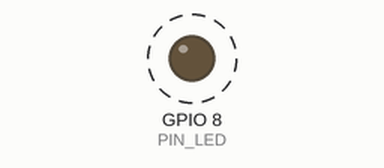
This program was run on a simulated ESP32. On the bench: output pins drawn as LEDs (lit = HIGH). Dashed ring = blinking.

Above: at 0.5 s.
Timing chart, 0 to 4.6 s (numbered marks = the images above):
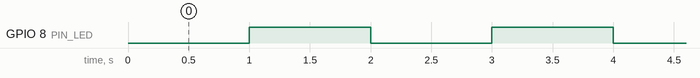

The program:

main.cpp
```cpp
/*
    ─────────────────────────────────────────────────────────────────────

    CURSO: Internet de las Cosas con ESP32
    INSTITUCIÓN: Universidad Nacional de Santiago del Estero (UNSE)

    ─────────────────────────────────────────────────────────────────────

    MÓDULO:      Clase 1 - Introducción a ESP32
    PROYECTO:    Blink - Parpadeo de LED
    HARDWARE:    Familia ESP32 (todos los modelos)
    FRAMEWORK:   Arduino / PlatformIO

    DESCRIPCIÓN:
    Programa básico que hace parpadear el LED integrado del ESP32.
    Primer ejemplo para verificar que el entorno de desarrollo funciona
    correctamente y comprender el ciclo básico de Arduino.

    ─────────────────────────────────────────────────────────────────────
*/

#include <Arduino.h>

#define PIN_LED 8

void setup()
{
	pinMode(PIN_LED, OUTPUT);
}

void loop()
{
	digitalWrite(PIN_LED, LOW);
	delay(1000);
	digitalWrite(PIN_LED, HIGH);
	delay(1000);
}

/*
===============================================================================
                    BLINK - TEORÍA Y REFERENCIA BÁSICA
===============================================================================

--- CONCEPTOS CLAVE ---

ESTRUCTURA DE PROGRAMA ARDUINO:
- setup(): Se ejecuta una sola vez al inicio
- loop(): Se ejecuta continuamente en bucle infinito

GPIO (General Purpose Input/Output):
- Pines configurables como entrada o salida
- Control digital: HIGH (3.3V) y LOW (0V)

LED INTEGRADO:
- La mayoría de placas ESP32 tienen LED en GPIO2
- Algunos modelos usan GPIO8 (verificar según placa)

--- FUNCIONES PRINCIPALES ---

pinMode(pin, modo)
  Configura un pin como entrada o salida
  Modos: INPUT, OUTPUT, INPUT_PULLUP

digitalWrite(pin, valor)
  Escribe valor digital en un pin
  Valores: HIGH (encendido) o LOW (apagado)

delay(milisegundos)
  Pausa la ejecución por tiempo especificado
  NOTA: Es función bloqueante (detiene todo el programa)

--- EJEMPLO PRÁCTICO ---

Modificar velocidad de parpadeo:
  delay(500);  // Parpadeo rápido (0.5 segundos)
  delay(2000); // Parpadeo lento (2 segundos)

Patrón personalizado:
  digitalWrite(PIN_LED, HIGH);
  delay(100);  // Encendido breve
  digitalWrite(PIN_LED, LOW);
  delay(900);  // Apagado largo

--- NOTAS IMPORTANTES ---

• delay() bloquea todo el programa (no recomendado para proyectos complejos)
• Para múltiples tareas usar técnicas no bloqueantes (ver ejemplos avanzados)
• Verificar voltaje de salida: ESP32 usa 3.3V (no 5V como Arduino UNO)
• Consumo típico de LED: 5-20mA según color y modelo

--- TROUBLESHOOTING ---

LED no enciende: Verificar PIN_LED según modelo de placa
LED muy tenue: Normal en algunos ESP32, es LED de bajo consumo
No compila: Verificar instalación de PlatformIO y drivers USB

===============================================================================
*/
```

Measured:
- by itself, GPIO 8 (PIN_LED): alternates HIGH for 1.0 s and LOW for 1.0 s
